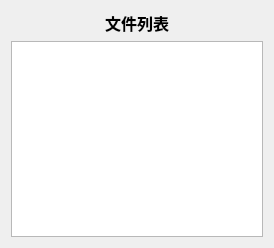
<?xml version="1.0" encoding="UTF-8"?>
<ui version="4.0">
 <class>FileManager</class>
 <widget class="QWidget" name="FileManager">
  <property name="geometry">
   <rect>
    <x>0</x>
    <y>0</y>
    <width>274</width>
    <height>248</height>
   </rect>
  </property>
  <property name="minimumSize">
   <size>
    <width>200</width>
    <height>200</height>
   </size>
  </property>
  <property name="windowTitle">
   <string>Form</string>
  </property>
  <layout class="QVBoxLayout" name="verticalLayout">
   <item>
    <widget class="QLabel" name="label">
     <property name="font">
      <font>
       <family>Adobe Gurmukhi</family>
       <pointsize>12</pointsize>
       <weight>75</weight>
       <bold>true</bold>
      </font>
     </property>
     <property name="text">
      <string>&lt;html&gt;&lt;head/&gt;&lt;body&gt;&lt;p&gt;文件列表&lt;/p&gt;&lt;/body&gt;&lt;/html&gt;</string>
     </property>
     <property name="alignment">
      <set>Qt::AlignCenter</set>
     </property>
    </widget>
   </item>
   <item>
    <widget class="QListWidget" name="fileListWidget">
     <property name="contextMenuPolicy">
      <enum>Qt::CustomContextMenu</enum>
     </property>
    </widget>
   </item>
  </layout>
 </widget>
 <resources/>
 <connections/>
</ui>
